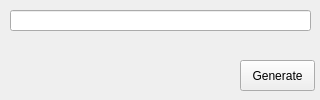
<?xml version="1.0" encoding="UTF-8"?>
<ui version="4.0">
 <class>Form</class>
 <widget class="QWidget" name="Form">
  <property name="geometry">
   <rect>
    <x>0</x>
    <y>0</y>
    <width>320</width>
    <height>100</height>
   </rect>
  </property>
  <property name="sizePolicy">
   <sizepolicy hsizetype="Fixed" vsizetype="Fixed">
    <horstretch>0</horstretch>
    <verstretch>0</verstretch>
   </sizepolicy>
  </property>
  <property name="minimumSize">
   <size>
    <width>320</width>
    <height>100</height>
   </size>
  </property>
  <property name="maximumSize">
   <size>
    <width>320</width>
    <height>100</height>
   </size>
  </property>
  <property name="windowTitle">
   <string>TTS App</string>
  </property>
  <widget class="QLineEdit" name="txtQrData">
   <property name="geometry">
    <rect>
     <x>10</x>
     <y>10</y>
     <width>301</width>
     <height>21</height>
    </rect>
   </property>
  </widget>
  <widget class="QPushButton" name="btnQrGen">
   <property name="geometry">
    <rect>
     <x>240</x>
     <y>60</y>
     <width>75</width>
     <height>31</height>
    </rect>
   </property>
   <property name="text">
    <string>Generate</string>
   </property>
  </widget>
 </widget>
 <resources/>
 <connections/>
</ui>
